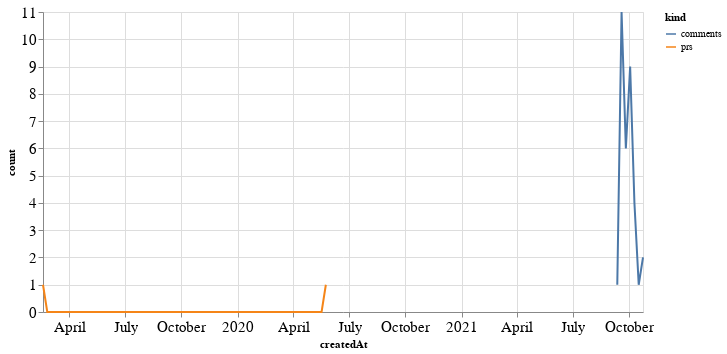

This figure's notebook cell:
### Code cell
alt.Chart(total_time, width=600).mark_line().encode(
    x='createdAt',
    y='count',
    color='kind'
)

### Figure 1 — Vega-Lite specification as saved in the notebook (floating-point values rounded to 4 significant figures; data arrays with more than 128 entries replaced by an {"elided": "..."} marker saying what was removed)
{"config": {"axisLeft": {"labelFontSize": 15}, "axisBottom": {"labelFontSize": 15}}, "data": {"name": "data-e6bd716a360d1df6272e98747c0a5434"}, "mark": "line", "encoding": {"color": {"type": "nominal", "field": "kind"}, "x": {"type": "temporal", "field": "createdAt"}, "y": {"type": "quantitative", "field": "count"}}, "width": 600, "$schema": "https://vega.github.io/schema/vega-lite/v4.8.1.json", "datasets": {"data-e6bd716a360d1df6272e98747c0a5434": {"elided": "148 records"}}}
